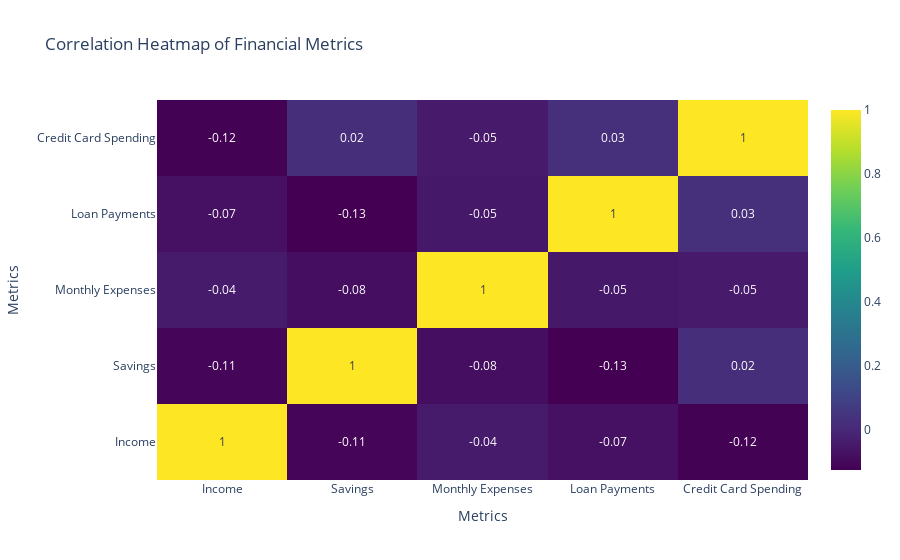

Notebook code for this chart:
### Markdown cell above
### *Correlation Analysis*

### Code cell
correlations = data[['Income', 'Savings', 'Monthly Expenses', 'Loan Payments', 'Credit Card Spending']].corr()

fig3 = go.Figure(data=go.Heatmap(
    z=correlations.values, 
    x=correlations.columns,  
    y=correlations.columns, 
    colorscale='Viridis',
    text=np.round(correlations.values, 2),
    texttemplate="%{text}"
))

fig3.update_layout(
    title="Correlation Heatmap of Financial Metrics",
    xaxis_title="Metrics",
    yaxis_title="Metrics"
)

# Show the heatmap
fig3.show()

### Figure 1 — Plotly figure (JSON) as saved in the notebook; plotly's stock layout.template omitted (floating-point values rounded to 4 significant figures)
{"data": [{"colorscale": [[0, "#440154"], [0.1111, "#482878"], [0.2222, "#3e4989"], [0.3333, "#31688e"], [0.4444, "#26828e"], [0.5556, "#1f9e89"], [0.6667, "#35b779"], [0.7778, "#6ece58"], [0.8889, "#b5de2b"], [1, "#fde725"]], "text": [[1, -0.11, -0.04, -0.07, -0.12], [-0.11, 1, -0.08, -0.13, 0.02], [-0.04, -0.08, 1, -0.05, -0.05], [-0.07, -0.13, -0.05, 1, 0.03], [-0.12, 0.02, -0.05, 0.03, 1]], "texttemplate": "%{text}", "type": "heatmap", "x": ["Income", "Savings", "Monthly Expenses", "Loan Payments", "Credit Card Spending"], "y": ["Income", "Savings", "Monthly Expenses", "Loan Payments", "Credit Card Spending"], "z": [[1, -0.1083, -0.04135, -0.07305, -0.1232], [-0.1083, 1, -0.08209, -0.1252, 0.0225], [-0.04135, -0.08209, 1, -0.05288, -0.04606], [-0.07305, -0.1252, -0.05288, 1, 0.02553], [-0.1232, 0.0225, -0.04606, 0.02553, 1]]}], "layout": {"title": {"text": "Correlation Heatmap of Financial Metrics"}, "xaxis": {"title": {"text": "Metrics"}}, "yaxis": {"title": {"text": "Metrics"}}}}
